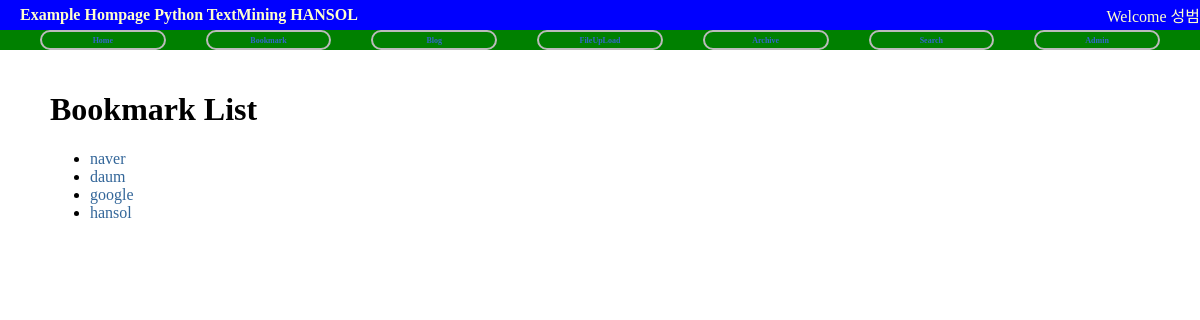
Screenshot of /bookmark/ with the database file from the repository.
### bookmark/models.py (models this page shows)
@python_2_unicode_compatible
class Bookmark(models.Model):
	title = models.CharField(max_length=100, blank=True, null=True)
	url = models.URLField('url',unique=True)
	def __str__(self):
	  return self.title

### bookmark/views.py (the view)
class BookmarkLV(ListView):
	model = Bookmark

### bookmark/templates/bookmark/bookmark_list.html (shortened to what this page needs)
{% extends "base.html" %}
{%block content%}
<div id = "content">
	<h1>Bookmark List</h1>
	<ul>
	    {% for bookmark in object_list %}
		<li><a href="{% url 'bookmark:detail' bookmark.id %}">{{bookmark}}</a></li>
	    {% endfor %}
	</ul>
</div>
{%endblock%}

### static/css/base.css (style rules this page uses)
body { font-famliy: "Lucia Grande", Verdana, Arial, sans-serif; font-sizeL 12px; }
div#content { position: absolute; top: 70px; left: 50px; right: 50px; }
a:link, a:visited { color: #369; text-decoration: none; }

### rows the page displays
Bookmark: title "naver"
Bookmark: title "daum"
Bookmark: title "google"
Bookmark: title "hansol"
